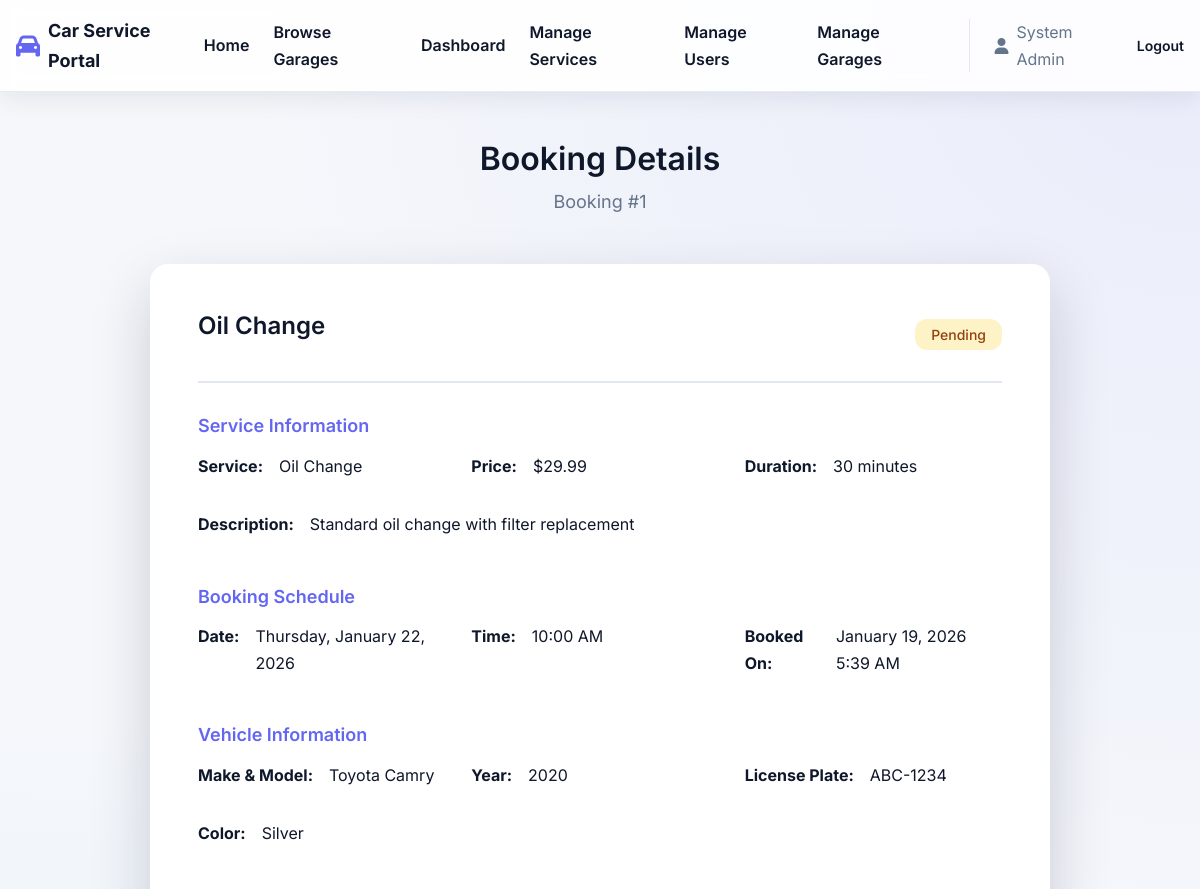
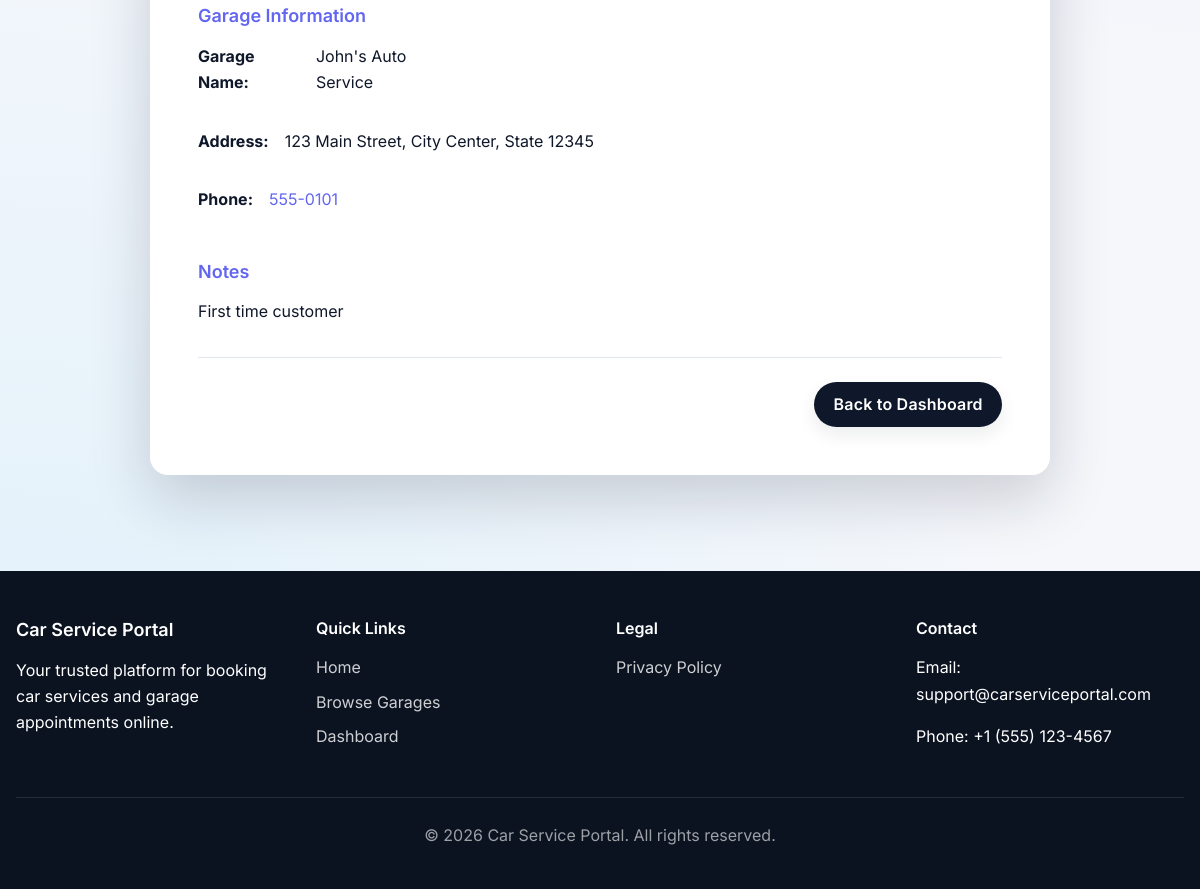
Screenshot of /booking_detail.php?id=1 (signed in) with the database file from the repository (2 pictures, top to bottom).
### tables this page shows
CREATE TABLE IF NOT EXISTS bookings (
    id INT AUTO_INCREMENT PRIMARY KEY,
    user_id INT NOT NULL,
    garage_id INT NOT NULL,
    service_id INT NOT NULL,
    vehicle_id INT NOT NULL,
    booking_date DATE NOT NULL,
    booking_time TIME NOT NULL,
    status ENUM('pending', 'approved', 'rejected', 'completed', 'cancelled') NOT NULL DEFAULT 'pending',
    notes TEXT,
    created_at TIMESTAMP DEFAULT CURRENT_TIMESTAMP,
    updated_at TIMESTAMP DEFAULT CURRENT_TIMESTAMP ON UPDATE CURRENT_TIMESTAMP,
    FOREIGN KEY (user_id) REFERENCES users(id) ON DELETE CASCADE,
    FOREIGN KEY (garage_id) REFERENCES garages(id) ON DELETE CASCADE,
    FOREIGN KEY (service_id) REFERENCES services(id) ON DELETE CASCADE,
    FOREIGN KEY (vehicle_id) REFERENCES vehicles(id) ON DELETE CASCADE,
    INDEX idx_user (user_id),
    INDEX idx_garage (garage_id),
    INDEX idx_status (status),
    INDEX idx_date (booking_date)
);

CREATE TABLE IF NOT EXISTS services (
    id INT AUTO_INCREMENT PRIMARY KEY,
    garage_id INT NOT NULL,
    name VARCHAR(200) NOT NULL,
    description TEXT,
    price DECIMAL(10, 2) NOT NULL,
    duration_minutes INT NOT NULL DEFAULT 60,
    status ENUM('active', 'inactive') NOT NULL DEFAULT 'active',
    created_at TIMESTAMP DEFAULT CURRENT_TIMESTAMP,
    updated_at TIMESTAMP DEFAULT CURRENT_TIMESTAMP ON UPDATE CURRENT_TIMESTAMP,
    FOREIGN KEY (garage_id) REFERENCES garages(id) ON DELETE CASCADE,
    INDEX idx_garage (garage_id),
    INDEX idx_status (status)
);

CREATE TABLE IF NOT EXISTS vehicles (
    id INT AUTO_INCREMENT PRIMARY KEY,
    user_id INT NOT NULL,
    make VARCHAR(50) NOT NULL,
    model VARCHAR(50) NOT NULL,
    year INT NOT NULL,
    license_plate VARCHAR(20) NOT NULL,
    color VARCHAR(30),
    created_at TIMESTAMP DEFAULT CURRENT_TIMESTAMP,
    updated_at TIMESTAMP DEFAULT CURRENT_TIMESTAMP ON UPDATE CURRENT_TIMESTAMP,
    FOREIGN KEY (user_id) REFERENCES users(id) ON DELETE CASCADE,
    INDEX idx_user (user_id),
    UNIQUE KEY unique_license (user_id, license_plate)
);

CREATE TABLE IF NOT EXISTS garages (
    id INT AUTO_INCREMENT PRIMARY KEY,
    owner_user_id INT NOT NULL,
    name VARCHAR(200) NOT NULL,
    address TEXT NOT NULL,
    phone VARCHAR(20) NOT NULL,
    email VARCHAR(100),
    description TEXT,
    status ENUM('active', 'inactive') NOT NULL DEFAULT 'active',
    created_at TIMESTAMP DEFAULT CURRENT_TIMESTAMP,
    updated_at TIMESTAMP DEFAULT CURRENT_TIMESTAMP ON UPDATE CURRENT_TIMESTAMP,
    FOREIGN KEY (owner_user_id) REFERENCES users(id) ON DELETE CASCADE,
    INDEX idx_owner (owner_user_id),
    INDEX idx_status (status)
);

### public/booking_detail.php (the view, shortened to what this page needs)
<?php
$bookingId = $_GET['id'] ?? 0;
$pdo = getDBConnection();
$query = "SELECT b.*, g.name as garage_name, g.address as garage_address, g.phone as garage_phone,
          s.name as service_name, s.description as service_description, s.price, s.duration_minutes,
          v.make, v.model, v.year, v.license_plate, v.color,
          u.name as customer_name, u.email as customer_email
          FROM bookings b
          JOIN garages g ON b.garage_id = g.id
          JOIN services s ON b.service_id = s.id
          JOIN vehicles v ON b.vehicle_id = v.id
          JOIN users u ON b.user_id = u.id
          WHERE b.id = ?";
$params = [$bookingId];
$stmt = $pdo->prepare($query);
$stmt->execute($params);
$booking = $stmt->fetch();
include __DIR__ . '/../includes/header.php';
?>
<main class="main-content py-12">
    <div class="container max-w-5xl mx-auto px-4">
        <div class="page-header text-center">
            <h1 class="page-title text-3xl font-semibold text-slate-900">Booking Details</h1>
            <p class="page-subtitle text-sm text-slate-500">Booking #<?php echo $bookingId; ?></p>
        </div>
        <div class="booking-detail">
            <div class="detail-card rounded-2xl border border-slate-200 bg-white p-8 shadow-sm">
                <div class="detail-header flex items-center justify-between border-b border-slate-100 pb-4">
                    <h2 class="text-xl font-semibold text-slate-900"><?php echo htmlspecialchars($booking['service_name']); ?></h2>
                    <span class="status-badge status-<?php echo $booking['status']; ?>">
                        <?php echo ucfirst($booking['status']); ?>
                    </span>
                </div>
                <div class="detail-section mt-6">
                    <h3 class="text-lg font-semibold text-slate-900">Service Information</h3>
                    <div class="detail-grid mt-3 grid gap-4 md:grid-cols-3">
                        <div class="detail-item">
                            <strong>Service:</strong>
                            <p><?php echo htmlspecialchars($booking['service_name']); ?></p>
                        </div>
                        <div class="detail-item">
                            <strong>Price:</strong>
                            <p>$<?php echo number_format($booking['price'], 2); ?></p>
                        </div>
                        <div class="detail-item">
                            <strong>Duration:</strong>
                            <p><?php echo $booking['duration_minutes']; ?> minutes</p>
                        </div>
                        <?php if ($booking['service_description']): ?>
                            <div class="detail-item full-width md:col-span-3">
                                <strong>Description:</strong>
                                <p><?php echo htmlspecialchars($booking['service_description']); ?></p>
                            </div>
                        <?php endif; ?>
                    </div>
                </div>
                <div class="detail-section mt-6">
                    <h3 class="text-lg font-semibold text-slate-900">Booking Schedule</h3>
                    <div class="detail-grid mt-3 grid gap-4 md:grid-cols-3">
                        <div class="detail-item">
                            <strong>Date:</strong>
                            <p><?php echo date('l, F j, Y', strtotime($booking['booking_date'])); ?></p>
                        </div>
                        <div class="detail-item">
                            <strong>Time:</strong>
                            <p><?php echo date('g:i A', strtotime($booking['booking_time'])); ?></p>
                        </div>
                        <div class="detail-item">
                            <strong>Booked On:</strong>
                            <p><?php echo date('F j, Y g:i A', strtotime($booking['created_at'])); ?></p>
                        </div>
                    </div>
                </div>
                <div class="detail-section mt-6">
                    <h3 class="text-lg font-semibold text-slate-900">Vehicle Information</h3>
                    <div class="detail-grid mt-3 grid gap-4 md:grid-cols-3">
                        <div class="detail-item">
                            <strong>Make & Model:</strong>
                            <p><?php echo htmlspecialchars($booking['make'] . ' ' . $booking['model']); ?></p>
                        </div>
                        <div class="detail-item">
                            <strong>Year:</strong>
                            <p><?php echo htmlspecialchars($booking['year']); ?></p>
                        </div>
                        <div class="detail-item">
                            <strong>License Plate:</strong>
                            <p><?php echo htmlspecialchars($booking['license_plate']); ?></p>
                        </div>
                        <?php if ($booking['color']): ?>
                            <div class="detail-item">
                                <strong>Color:</strong>
                                <p><?php echo htmlspecialchars($booking['color']); ?></p>
                            </div>
                        <?php endif; ?>
                    </div>
                </div>
                <div class="detail-section mt-6">
                    <h3 class="text-lg font-semibold text-slate-900">Garage Information</h3>
                    <div class="detail-grid mt-3 grid gap-4 md:grid-cols-3">
                        <div class="detail-item">
                            <strong>Garage Name:</strong>
                            <p><?php echo htmlspecialchars($booking['garage_name']); ?></p>
                        </div>
                        <div class="detail-item full-width md:col-span-3">
                            <strong>Address:</strong>
                            <p><?php echo htmlspecialchars($booking['garage_address']); ?></p>
                        </div>
                        <div class="detail-item">
                            <strong>Phone:</strong>
                            <p><a href="tel:<?php echo htmlspecialchars($booking['garage_phone']); ?>"><?php echo htmlspecialchars($booking['garage_phone']); ?></a></p>
                        </div>
                    </div>
                </div>
                <?php if ($booking['notes']): ?>
                    <div class="detail-section mt-6">
                        <h3 class="text-lg font-semibold text-slate-900">Notes</h3>
                        <p class="mt-2 text-sm text-slate-600"><?php echo nl2br(htmlspecialchars($booking['notes'])); ?></p>
                    </div>
                <?php endif; ?>
                <div class="detail-actions mt-6 flex flex-wrap justify-end gap-3 border-t border-slate-100 pt-4">
                    <a href="/dashboard.php" class="btn btn-secondary rounded-xl bg-slate-900 px-5 py-2.5 text-white hover:bg-slate-800">Back to Dashboard</a>
                </div>
            </div>
        </div>
    </div>
</main>
<?php include __DIR__ . '/../includes/footer.php'; ?>

### public/assets/css/styles.css (style rules this page uses)
:root { --primary-color: #6366f1; --primary-dark: #4f46e5; --secondary-color: #0f172a; --success-color: #22c55e; --error-color: #ef4444; --warning-color: #f59e0b; --info-color: #38bdf8; --bg-color: #ffffff; --bg-light: #f5f7fb; --bg-dark: #0b1220; --bg-surface: #ffffff; --text-color: #0f172a; --text-light: #64748b; --border-color: #e2e8f0; --font-family: 'Inter', -apple-system, BlinkMacSystemFont, 'Segoe UI', sans-serif; --font-size-base: 16px; --font-size-sm: 14px; --font-size-lg: 18px; --font-size-xl: 24px; --font-size-2xl: 32px; --spacing-xs: 0.25rem; --spacing-sm: 0.5rem; --spacing-md: 1rem; --spacing-lg: 1.5rem; --spacing-xl: 2rem; --spacing-2xl: 3rem; --border-radius: 12px; --border-radius-lg: 18px; --shadow-sm: 0 8px 18px rgba(15, 23, 42, 0.08); --shadow-md: 0 16px 32px rgba(15, 23, 42, 0.12); --shadow-lg: 0 24px 60px rgba(15, 23, 42, 0.18); --transition: all 0.2s ease; }
* { margin: 0; padding: 0; box-sizing: border-box; }
html { font-size: var(--font-size-base); scroll-behavior: smooth; }
body { font-family: var(--font-family); color: var(--text-color); background-color: var(--bg-light); background-image: radial-gradient(circle at top right, rgba(99, 102, 241, 0.08), transparent 45%), radial-gradient(circle at bottom left, rgba(56, 189, 248, 0.12), transparent 50%); line-height: 1.65; -webkit-font-smoothing: antialiased; -moz-osx-font-smoothing: grayscale; }
h1, h2, h3, h4, h5, h6 { font-weight: 600; line-height: 1.2; margin-bottom: var(--spacing-md); color: var(--text-color); }
h1 { font-size: var(--font-size-2xl); }
h2 { font-size: var(--font-size-xl); }
h3 { font-size: var(--font-size-lg); }
p { margin-bottom: var(--spacing-md); }
a { color: var(--primary-color); text-decoration: none; transition: var(--transition); }
.container { max-width: 1200px; margin: 0 auto; padding: 0 var(--spacing-md); }
.btn { display: inline-flex; align-items: center; justify-content: center; gap: var(--spacing-sm); padding: 0.6rem 1.2rem; font-size: var(--font-size-base); font-weight: 600; text-align: center; text-decoration: none; border: none; border-radius: 999px; cursor: pointer; transition: var(--transition); background-color: #eef2ff; color: #1f2937; text-shadow: none; box-shadow: var(--shadow-sm); }
.btn-secondary { background: #0f172a; color: #ffffff; letter-spacing: 0.2px; text-shadow: 0 1px 1px rgba(15, 23, 42, 0.25); }
.main-content { min-height: calc(100vh - 200px); padding: var(--spacing-2xl) 0; }
.page-header { margin-bottom: var(--spacing-xl); }
.detail-actions { margin-top: var(--spacing-lg); display: flex; justify-content: flex-end; gap: var(--spacing-sm); flex-wrap: wrap; }
.detail-grid { margin-top: var(--spacing-sm); }
.btn-secondary { background: #0f172a; color: white; border-color: transparent; }
.page-header { margin-bottom: var(--spacing-2xl); text-align: center; }
.page-title { font-size: var(--font-size-2xl); margin-bottom: var(--spacing-sm); }
.page-subtitle { color: var(--text-light); font-size: var(--font-size-lg); }
.status-badge, .garage-status, .role-badge { display: inline-block; padding: var(--spacing-xs) var(--spacing-md); border-radius: var(--border-radius); font-size: var(--font-size-sm); font-weight: 500; }
.status-pending { background-color: #fef3c7; color: #92400e; }
.garage-detail, .booking-detail { max-width: 900px; margin: 0 auto; }
.detail-item { display: flex; gap: var(--spacing-md); align-items: flex-start; }
.detail-item strong { display: block; margin-bottom: var(--spacing-xs); color: var(--text-color); }
.detail-card { background-color: var(--bg-color); border-radius: var(--border-radius-lg); box-shadow: var(--shadow-lg); padding: var(--spacing-2xl); }
.detail-header { display: flex; justify-content: space-between; align-items: center; margin-bottom: var(--spacing-xl); padding-bottom: var(--spacing-lg); border-bottom: 2px solid var(--border-color); }
.detail-section { margin-bottom: var(--spacing-xl); }
.detail-section h3 { margin-bottom: var(--spacing-md); color: var(--primary-color); }
.detail-grid { display: grid; grid-template-columns: repeat(auto-fit, minmax(200px, 1fr)); gap: var(--spacing-md); }
.detail-item.full-width { grid-column: 1 / -1; }
.detail-actions { display: flex; gap: var(--spacing-md); justify-content: flex-end; margin-top: var(--spacing-xl); padding-top: var(--spacing-lg); border-top: 1px solid var(--border-color); }

### rows the page displays
bookings: service.name "Oil Change", status "Pending", service.price "29.99", service.duration_minutes "30", service.description "Standard oil change with filter replacement", booking_date "Thursday, January 22, 2026", booking_time "10:00 AM", created_at "January 19, 2026 5:39 AM", vehicle.model "Toyota Camry", vehicle.year "2020", vehicle.license_plate "ABC-1234", vehicle.color "Silver", garage.name "John's Auto Service", garage.address "123 Main Street, City Center, State 12345", garage.phone "555-0101", notes "First time customer"

### other values shown
$_SESSION['user_name'] "System Admin"
$bookingId "1"
